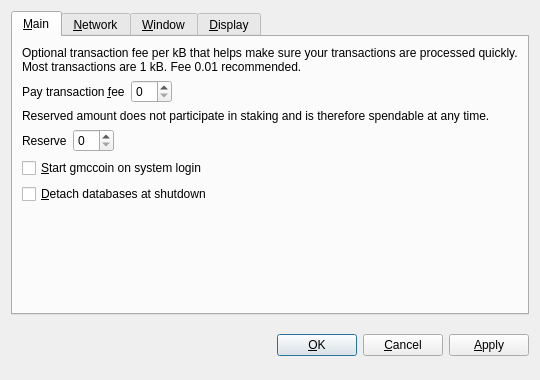
<?xml version="1.0" encoding="UTF-8"?>
<ui version="4.0">
 <class>OptionsDialog</class>
 <widget class="QDialog" name="OptionsDialog">
  <property name="geometry">
   <rect>
    <x>0</x>
    <y>0</y>
    <width>540</width>
    <height>380</height>
   </rect>
  </property>
  <property name="windowTitle">
   <string>Options</string>
  </property>
  <property name="modal">
   <bool>true</bool>
  </property>
  <layout class="QVBoxLayout" name="verticalLayout">
   <item>
    <widget class="QTabWidget" name="tabWidget">
     <property name="tabPosition">
      <enum>QTabWidget::North</enum>
     </property>
     <property name="currentIndex">
      <number>0</number>
     </property>
     <widget class="QWidget" name="tabMain">
      <attribute name="title">
       <string>&amp;Main</string>
      </attribute>
      <layout class="QVBoxLayout" name="verticalLayout_Main">
       <item>
        <widget class="QLabel" name="transactionFeeInfoLabel">
         <property name="text">
          <string>Optional transaction fee per kB that helps make sure your transactions are processed quickly. Most transactions are 1 kB. Fee 0.01 recommended.</string>
         </property>
         <property name="textFormat">
          <enum>Qt::PlainText</enum>
         </property>
         <property name="wordWrap">
          <bool>true</bool>
         </property>
        </widget>
       </item>
       <item>
        <layout class="QHBoxLayout" name="horizontalLayoutFee">
         <item>
          <widget class="QLabel" name="transactionFeeLabel">
           <property name="text">
            <string>Pay transaction &amp;fee</string>
           </property>
           <property name="textFormat">
            <enum>Qt::PlainText</enum>
           </property>
           <property name="buddy">
            <cstring>transactionFee</cstring>
           </property>
          </widget>
         </item>
         <item>
          <widget class="BitcoinAmountField" name="transactionFee"/>
         </item>
         <item>
          <spacer name="horizontalSpacerFee">
           <property name="orientation">
            <enum>Qt::Horizontal</enum>
           </property>
           <property name="sizeHint" stdset="0">
            <size>
             <width>40</width>
             <height>20</height>
            </size>
           </property>
          </spacer>
         </item>
        </layout>
       </item>
       <item>
        <widget class="QLabel" name="reserveBalanceInfoLabel">
         <property name="text">
          <string>Reserved amount does not participate in staking and is therefore spendable at any time.</string>
         </property>
         <property name="textFormat">
          <enum>Qt::PlainText</enum>
         </property>
         <property name="wordWrap">
          <bool>true</bool>
         </property>
        </widget>
       </item>
       <item>
        <layout class="QHBoxLayout" name="horizontalLayoutReserveBalance">
         <item>
          <widget class="QLabel" name="reserveBalanceLabel">
           <property name="text">
            <string>Reserve</string>
           </property>
           <property name="textFormat">
            <enum>Qt::PlainText</enum>
           </property>
           <property name="buddy">
            <cstring>reserveBalance</cstring>
           </property>
          </widget>
         </item>
         <item>
          <widget class="BitcoinAmountField" name="reserveBalance"/>
         </item>
         <item>
          <spacer name="horizontalSpacerReserveBalance">
           <property name="orientation">
            <enum>Qt::Horizontal</enum>
           </property>
           <property name="sizeHint" stdset="0">
            <size>
             <width>40</width>
             <height>20</height>
            </size>
           </property>
          </spacer>
         </item>
        </layout>
       </item>
       <item>
        <widget class="QCheckBox" name="bitcoinAtStartup">
         <property name="toolTip">
          <string>Automatically start gmccoin after logging in to the system.</string>
         </property>
         <property name="text">
          <string>&amp;Start gmccoin on system login</string>
         </property>
        </widget>
       </item>
       <item>
        <widget class="QCheckBox" name="detachDatabases">
         <property name="toolTip">
          <string>Detach block and address databases at shutdown. This means they can be moved to another data directory, but it slows down shutdown. The wallet is always detached.</string>
         </property>
         <property name="text">
          <string>&amp;Detach databases at shutdown</string>
         </property>
        </widget>
       </item>
       <item>
        <spacer name="verticalSpacer_Main">
         <property name="orientation">
          <enum>Qt::Vertical</enum>
         </property>
         <property name="sizeHint" stdset="0">
          <size>
           <width>20</width>
           <height>40</height>
          </size>
         </property>
        </spacer>
       </item>
      </layout>
     </widget>
     <widget class="QWidget" name="tabNetwork">
      <attribute name="title">
       <string>&amp;Network</string>
      </attribute>
      <layout class="QVBoxLayout" name="verticalLayout_Network">
       <item>
        <widget class="QCheckBox" name="mapPortUpnp">
         <property name="toolTip">
          <string>Automatically open the gmccoin client port on the router. This only works when your router supports UPnP and it is enabled.</string>
         </property>
         <property name="text">
          <string>Map port using &amp;UPnP</string>
         </property>
        </widget>
       </item>
       <item>
        <widget class="QCheckBox" name="connectSocks">
         <property name="toolTip">
          <string>Connect to the gmccoin network through a SOCKS proxy (e.g. when connecting through Tor).</string>
         </property>
         <property name="text">
          <string>&amp;Connect through SOCKS proxy:</string>
         </property>
        </widget>
       </item>
       <item>
        <layout class="QHBoxLayout" name="horizontalLayout_Network">
         <item>
          <widget class="QLabel" name="proxyIpLabel">
           <property name="text">
            <string>Proxy &amp;IP:</string>
           </property>
           <property name="textFormat">
            <enum>Qt::PlainText</enum>
           </property>
           <property name="buddy">
            <cstring>proxyIp</cstring>
           </property>
          </widget>
         </item>
         <item>
          <widget class="QValidatedLineEdit" name="proxyIp">
           <property name="maximumSize">
            <size>
             <width>140</width>
             <height>16777215</height>
            </size>
           </property>
           <property name="toolTip">
            <string>IP address of the proxy (e.g. 127.0.0.1)</string>
           </property>
          </widget>
         </item>
         <item>
          <widget class="QLabel" name="proxyPortLabel">
           <property name="text">
            <string>&amp;Port:</string>
           </property>
           <property name="textFormat">
            <enum>Qt::PlainText</enum>
           </property>
           <property name="buddy">
            <cstring>proxyPort</cstring>
           </property>
          </widget>
         </item>
         <item>
          <widget class="QLineEdit" name="proxyPort">
           <property name="maximumSize">
            <size>
             <width>55</width>
             <height>16777215</height>
            </size>
           </property>
           <property name="toolTip">
            <string>Port of the proxy (e.g. 9050)</string>
           </property>
          </widget>
         </item>
         <item>
          <widget class="QLabel" name="socksVersionLabel">
           <property name="text">
            <string>SOCKS &amp;Version:</string>
           </property>
           <property name="textFormat">
            <enum>Qt::PlainText</enum>
           </property>
           <property name="buddy">
            <cstring>socksVersion</cstring>
           </property>
          </widget>
         </item>
         <item>
          <widget class="QValueComboBox" name="socksVersion">
           <property name="toolTip">
            <string>SOCKS version of the proxy (e.g. 5)</string>
           </property>
          </widget>
         </item>
         <item>
          <spacer name="horizontalSpacer_Network">
           <property name="orientation">
            <enum>Qt::Horizontal</enum>
           </property>
           <property name="sizeHint" stdset="0">
            <size>
             <width>40</width>
             <height>20</height>
            </size>
           </property>
          </spacer>
         </item>
        </layout>
       </item>
       <item>
        <spacer name="verticalSpacer_Network">
         <property name="orientation">
          <enum>Qt::Vertical</enum>
         </property>
         <property name="sizeHint" stdset="0">
          <size>
           <width>20</width>
           <height>40</height>
          </size>
         </property>
        </spacer>
       </item>
      </layout>
     </widget>
     <widget class="QWidget" name="tabWindow">
      <attribute name="title">
       <string>&amp;Window</string>
      </attribute>
      <layout class="QVBoxLayout" name="verticalLayout_Window">
       <item>
        <widget class="QCheckBox" name="minimizeToTray">
         <property name="toolTip">
          <string>Show only a tray icon after minimizing the window.</string>
         </property>
         <property name="text">
          <string>&amp;Minimize to the tray instead of the taskbar</string>
         </property>
        </widget>
       </item>
       <item>
        <widget class="QCheckBox" name="minimizeOnClose">
         <property name="toolTip">
          <string>Minimize instead of exit the application when the window is closed. When this option is enabled, the application will be closed only after selecting Quit in the menu.</string>
         </property>
         <property name="text">
          <string>M&amp;inimize on close</string>
         </property>
        </widget>
       </item>
       <item>
        <spacer name="verticalSpacer_Window">
         <property name="orientation">
          <enum>Qt::Vertical</enum>
         </property>
         <property name="sizeHint" stdset="0">
          <size>
           <width>20</width>
           <height>40</height>
          </size>
         </property>
        </spacer>
       </item>
      </layout>
     </widget>
     <widget class="QWidget" name="tabDisplay">
      <attribute name="title">
       <string>&amp;Display</string>
      </attribute>
      <layout class="QVBoxLayout" name="verticalLayout_Display">
       <item>
        <layout class="QHBoxLayout" name="horizontalLayout_1_Display">
         <item>
          <widget class="QLabel" name="langLabel">
           <property name="text">
            <string>User Interface &amp;language:</string>
           </property>
           <property name="textFormat">
            <enum>Qt::PlainText</enum>
           </property>
           <property name="buddy">
            <cstring>lang</cstring>
           </property>
          </widget>
         </item>
         <item>
          <widget class="QValueComboBox" name="lang">
           <property name="toolTip">
            <string>The user interface language can be set here. This setting will take effect after restarting gmccoin.</string>
           </property>
          </widget>
         </item>
        </layout>
       </item>
       <item>
        <layout class="QHBoxLayout" name="horizontalLayout_2_Display">
         <item>
          <widget class="QLabel" name="unitLabel">
           <property name="text">
            <string>&amp;Unit to show amounts in:</string>
           </property>
           <property name="textFormat">
            <enum>Qt::PlainText</enum>
           </property>
           <property name="buddy">
            <cstring>unit</cstring>
           </property>
          </widget>
         </item>
         <item>
          <widget class="QValueComboBox" name="unit">
           <property name="toolTip">
            <string>Choose the default subdivision unit to show in the interface and when sending coins.</string>
           </property>
          </widget>
         </item>
        </layout>
       </item>
       <item>
        <widget class="QCheckBox" name="displayAddresses">
         <property name="toolTip">
          <string>Whether to show gmccoin addresses in the transaction list or not.</string>
         </property>
         <property name="text">
          <string>&amp;Display addresses in transaction list</string>
         </property>
        </widget>
       </item>
       <item>
        <widget class="QCheckBox" name="coinControlFeatures">
         <property name="toolTip">
          <string>Whether to show coin control features or not.</string>
         </property>
         <property name="text">
          <string>Display coin &amp;control features (experts only!)</string>
         </property>
        </widget>
       </item>
       <item>
        <spacer name="verticalSpacer_Display">
         <property name="orientation">
          <enum>Qt::Vertical</enum>
         </property>
         <property name="sizeHint" stdset="0">
          <size>
           <width>20</width>
           <height>40</height>
          </size>
         </property>
        </spacer>
       </item>
      </layout>
     </widget>
    </widget>
   </item>
   <item>
    <layout class="QHBoxLayout" name="horizontalLayout_Buttons">
     <item>
      <spacer name="horizontalSpacer_1">
       <property name="orientation">
        <enum>Qt::Horizontal</enum>
       </property>
       <property name="sizeHint" stdset="0">
        <size>
         <width>40</width>
         <height>48</height>
        </size>
       </property>
      </spacer>
     </item>
     <item>
      <widget class="QLabel" name="statusLabel">
       <property name="font">
        <font>
         <weight>75</weight>
         <bold>true</bold>
        </font>
       </property>
       <property name="text">
        <string/>
       </property>
       <property name="textFormat">
        <enum>Qt::PlainText</enum>
       </property>
       <property name="wordWrap">
        <bool>true</bool>
       </property>
      </widget>
     </item>
     <item>
      <spacer name="horizontalSpacer_2">
       <property name="orientation">
        <enum>Qt::Horizontal</enum>
       </property>
       <property name="sizeHint" stdset="0">
        <size>
         <width>40</width>
         <height>48</height>
        </size>
       </property>
      </spacer>
     </item>
     <item>
      <widget class="QPushButton" name="okButton">
       <property name="text">
        <string>&amp;OK</string>
       </property>
      </widget>
     </item>
     <item>
      <widget class="QPushButton" name="cancelButton">
       <property name="text">
        <string>&amp;Cancel</string>
       </property>
       <property name="autoDefault">
        <bool>false</bool>
       </property>
      </widget>
     </item>
     <item>
      <widget class="QPushButton" name="applyButton">
       <property name="text">
        <string>&amp;Apply</string>
       </property>
       <property name="autoDefault">
        <bool>false</bool>
       </property>
      </widget>
     </item>
    </layout>
   </item>
  </layout>
 </widget>
 <customwidgets>
  <customwidget>
   <class>BitcoinAmountField</class>
   <extends>QSpinBox</extends>
   <header>bitcoinamountfield.h</header>
  </customwidget>
  <customwidget>
   <class>QValueComboBox</class>
   <extends>QComboBox</extends>
   <header>qvaluecombobox.h</header>
  </customwidget>
  <customwidget>
   <class>QValidatedLineEdit</class>
   <extends>QLineEdit</extends>
   <header>qvalidatedlineedit.h</header>
  </customwidget>
 </customwidgets>
 <resources/>
 <connections/>
</ui>
